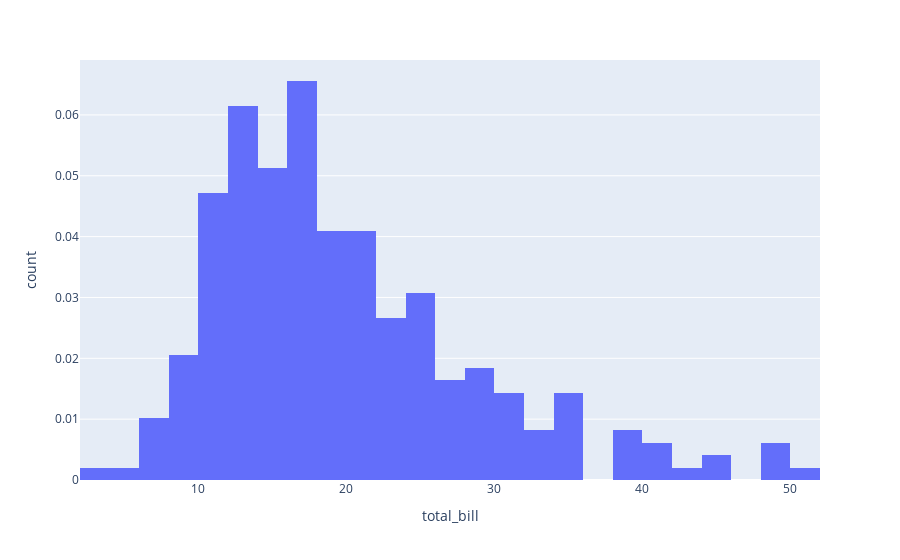

Here is the notebook cell this chart was saved with:
### Code cell
fig = px.histogram(tips, x='total_bill', histnorm='probability density')
fig.show()

### Figure 1 — Plotly figure (JSON) as saved in the notebook; plotly's stock layout.template omitted (floating-point values rounded to 4 significant figures; data arrays with more than 128 entries replaced by an {"elided": "..."} marker saying what was removed)
{"data": [{"alignmentgroup": "True", "bingroup": "x", "histnorm": "probability density", "hovertemplate": "total_bill=%{x}<br>count=%{y}<extra></extra>", "legendgroup": "", "marker": {"color": "#636efa"}, "name": "", "offsetgroup": "", "orientation": "v", "showlegend": false, "type": "histogram", "x": {"elided": "244 float values"}, "xaxis": "x", "yaxis": "y"}], "layout": {"barmode": "relative", "legend": {"tracegroupgap": 0}, "margin": {"t": 60}, "xaxis": {"anchor": "y", "domain": [0, 1], "title": {"text": "total_bill"}}, "yaxis": {"anchor": "x", "domain": [0, 1], "title": {"text": "count"}}}}
